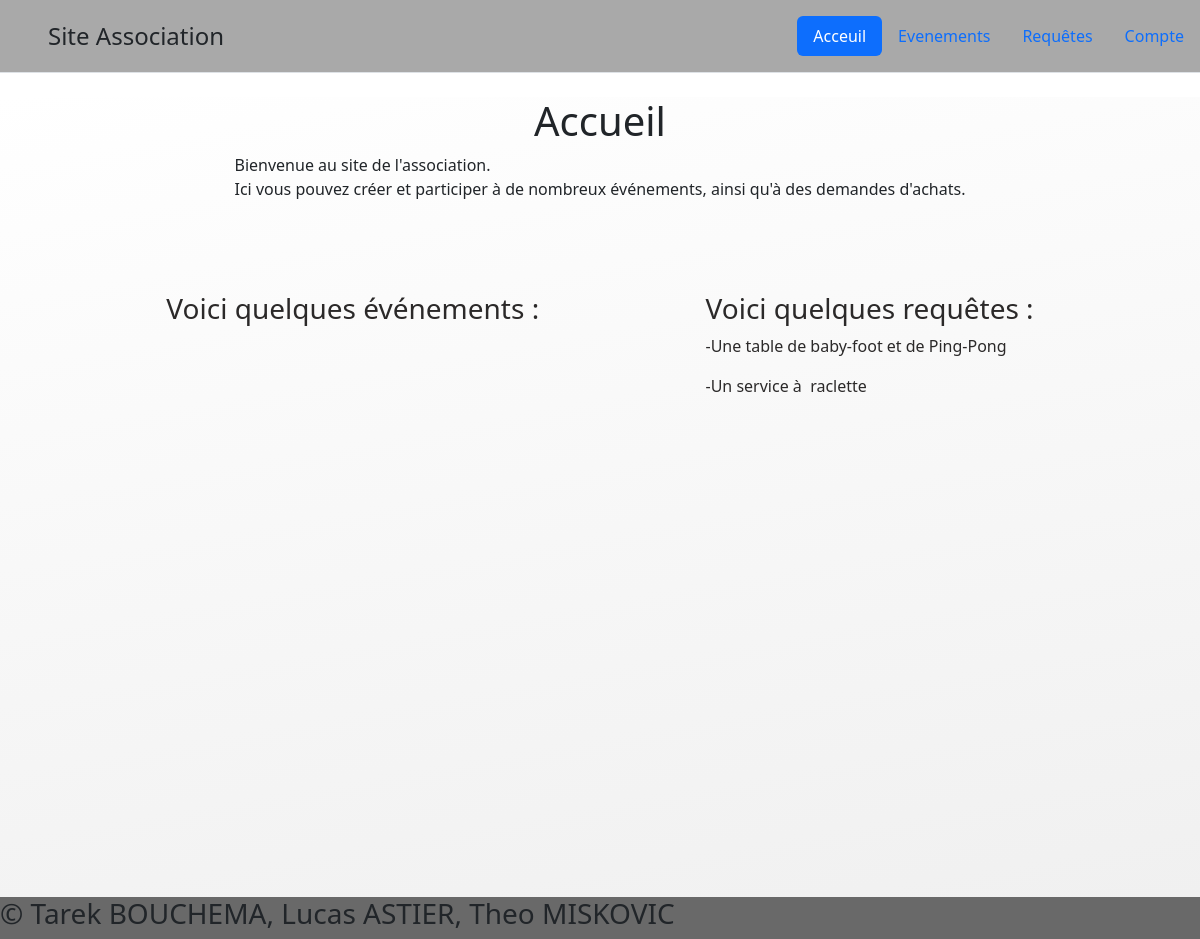
The page / on the database its author committed.
### tables this page shows
CREATE TABLE `request` (
  `ID` bigint(20) UNSIGNED NOT NULL,
  `title` varchar(100) NOT NULL,
  `description` text NOT NULL,
  `nbLike` int(11) NOT NULL,
  `idUser` int(11) NOT NULL,
  `state` varchar(20) NOT NULL DEFAULT 'non approuvé'
);

### index.php (called while the page is built, shortened)
<?php
    if(isset($_GET['module'])){
        switch($_GET['module']){
            case 'connection':
                include_once "modules/account/mod_account.php";
                $module = new ModAccount();
                break;
            case 'request':
                include_once "modules/request/mod_request.php";
                $module = new ModRequest();
                break;
            case 'events':
                include_once "modules/events/mod_events.php";
                $module = new ModEvents();
                break;
            default:
                die("Module not found");
        }
    }else{
        $module = new ModMainPage();
    }
    require_once "template.php";
?>

### modules/mainPage/model_mainPage.php (called while the page is built, shortened)
<?php
    class ModelMainPage extends Connection{
        public function getRequests(){
            $query = self::$db->prepare("SELECT * FROM request LEFT JOIN users ON request.idUser = users.id");
            $query->execute();
            $row = $query->fetchAll();
            return $row;
        }
    }
?>

### modules/mainPage/view_mainPage.php (the view, shortened to what this page needs)
<?php
    class ViewMainPage extends GenericView{
        public function displayMainPage(){
            ?>
            <h1>Accueil</h1>
            <p>Bienvenue au site de l'association.<br/> Ici vous pouvez créer et participer à de nombreux événements, ainsi qu'à des demandes d'achats.</p>
        <?php
        }
            ?>
            <?php
        public function displayRequestPage($tab){
            foreach($tab as $row){
                echo '<p> -' . $row['title'] .'</p>';
            }
        }
    }
?>

### style.css (style rules this page uses)
body { width: 100%; display: flex; flex-direction: column; align-items: center; }

### rows shown on the page
request: title "Une table de baby-foot et de Ping-Pong"
request: title "Un service à raclette"
